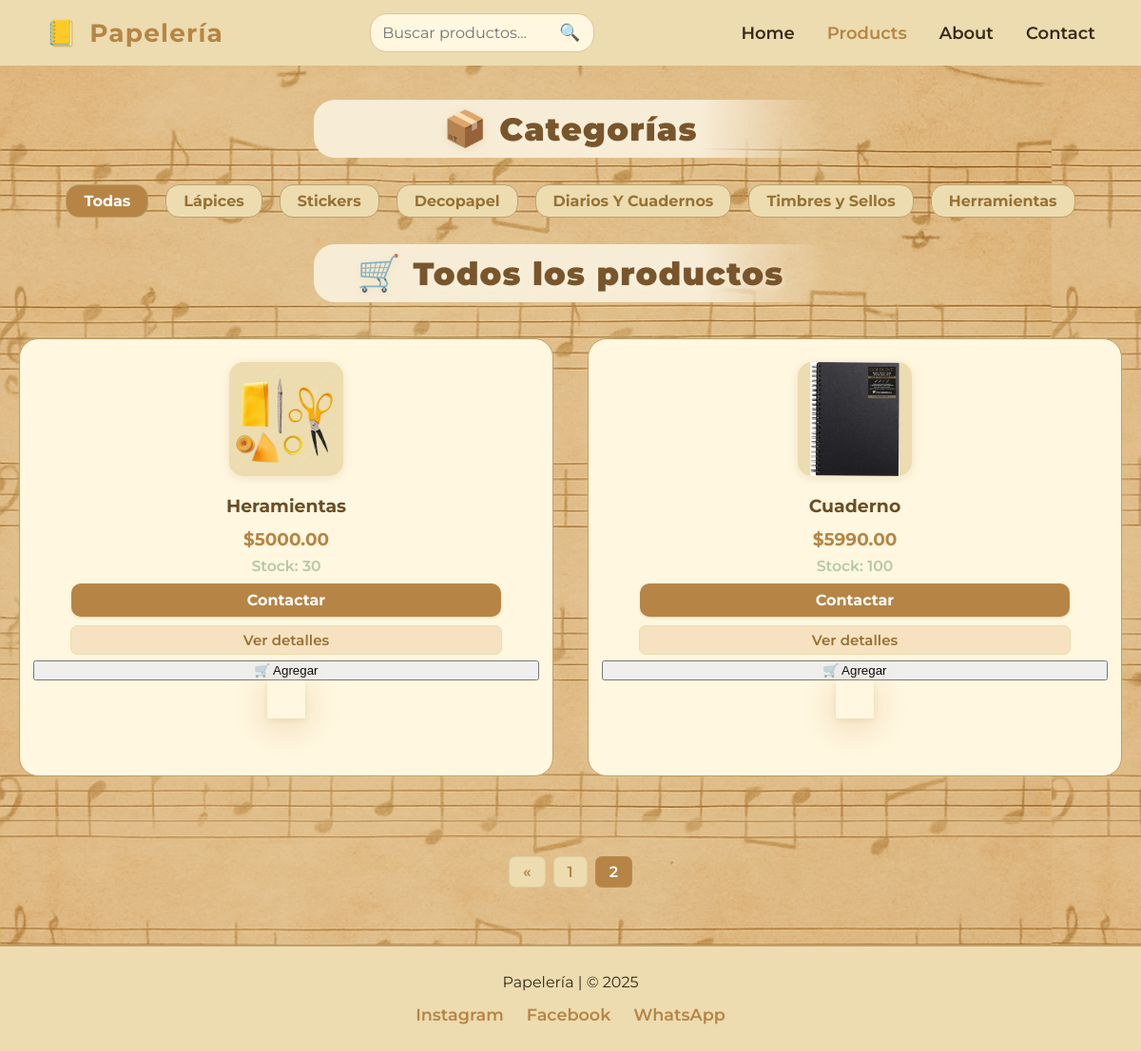
Page /productos/?page=2 on the committed database.
### Tienda/models.py (models this page shows, shortened)
class Categoria(models.Model):
    nombre = models.CharField(max_length=100)
    descripcion = models.TextField(blank=True, null=True)

class Producto(models.Model):
    nombre = models.CharField(max_length=200)
    descripcion = models.TextField()
    precio = models.DecimalField(max_digits=10, decimal_places=2)
    imagen = models.ImageField(upload_to='productos/')
    stock = models.PositiveIntegerField(default=0)
    categoria = models.ForeignKey(Categoria, on_delete=models.CASCADE)
    fecha_creacion = models.DateTimeField(auto_now_add=True)
    destacado = models.BooleanField(default=False, help_text="¿Mostrar este producto en la página principal?")

### Tienda/views.py (the view)
# urls.py: path('productos/', views.productos, name='productos'),
def productos(request):
    categorias = Categoria.objects.all()
    productos = Producto.objects.all()
    categoria_id = request.GET.get('categoria')
    buscar = request.GET.get('buscar')
    if categoria_id:
        productos = productos.filter(categoria_id=categoria_id)
    if buscar:
        productos = productos.filter(nombre__icontains=buscar)
    paginator = Paginator(productos, 8)  # 8 productos por página, ajustá si querés más/menos
    page_number = request.GET.get('page')
    productos_page = paginator.get_page(page_number)
    return render(request, 'Tienda/productos.html', {
        'categorias': categorias,
        'productos': productos_page,
    })

### Tienda/templates/Tienda/productos.html (shortened to what this page needs)
{% load static %}
<!DOCTYPE html>
<html lang="es">
<head>
    <link rel="stylesheet" href="{% static 'Tienda/css/productos.css' %}">
    <link rel="stylesheet" href="{% static 'Tienda/css/footer.css' %}">
</head>
<body>
<header class="main-header">
  <div class="header-container">
    <div class="logo-nombre">
      <span class="logo">📒</span>
      <span class="nombre-tienda">Papelería</span>
    </div>
    <form action="{% url 'productos' %}" method="get" class="search-form" id="searchForm">
      <input type="text" name="buscar" placeholder="Buscar productos..." value="{{ request.GET.buscar|default_if_none:'' }}">
      <button type="submit" class="search-btn">🔍</button>
    </form>
    <nav class="main-nav" id="mainNav">
        <ul>
            <li>
                <a href="{% url 'home' %}"
                class="{% if request.resolver_match.url_name == 'home' %}active{% endif %}">
                Home
                </a>
            </li>
            <li>
                <a href="{% url 'productos' %}"
                class="{% if request.resolver_match.url_name == 'productos' %}active{% endif %}">
                Products
                </a>
            </li>
            <li>
                <a href="#"
                class="{% if request.resolver_match.url_name == 'about' %}active{% endif %}">
                About
                </a>
            </li>
            <li>
                <a href="#"
                class="{% if request.resolver_match.url_name == 'contact' %}active{% endif %}">
                Contact
                </a>
            </li>
        </ul>
    </nav>
  </div>
</header>
<main>
    <div class="section-title">
        <span class="icon-title">📦</span>
        <h2>Categorías</h2>
    </div>
    <ul class="categorias-lista">
        <li>
            <a href="{% url 'productos' %}" {% if not request.GET.categoria %}class="selected"{% endif %}>Todas</a>
        </li>
        {% for categoria in categorias %}
            <li>
                <a href="{% url 'productos' %}?categoria={{ categoria.id }}"
                {% if request.GET.categoria|default:'' == categoria.id|stringformat:'s' %}class="selected"{% endif %}>
                    {{ categoria.nombre }}
                </a>
            </li>
        {% endfor %}
    </ul>
    <div class="section-title">
        <span class="icon-title">🛒</span>
        <h2>Todos los productos</h2>
    </div>
    <div class="products-grid">
        {% for producto in productos %}
            <div class="product-card {% if producto.stock == 0 %}out-stock{% endif %}">
                <a href="{% url 'detalle_producto' producto.id %}" class="img-link">
                    <img src="{{ producto.imagen.url }}" alt="{{ producto.nombre }}">
                </a>
                <div class="product-title">{{ producto.nombre }}</div>
                {% if producto.oferta %}
                  <div class="product-precio">
                    <span class="oferta">${{ producto.oferta }}</span>
                    <span class="precio-tachado">${{ producto.precio }}</span>
                  </div>
                {% else %}
                  <div class="product-precio">${{ producto.precio }}</div>
                {% endif %}
                <div class="stock-info {% if producto.stock == 0 %}sin-stock{% endif %}">
                  {% if producto.stock > 0 %}
                      Stock: {{ producto.stock }}
                  {% else %}
                      Sin stock
                  {% endif %}
                </div>
                <div class="product-actions">
                    <a class="btn-contact"
                       href="https://wa.me/56945657563?text=Hola%2C%20me%20interesa%20el%20producto%20{{ producto.nombre|urlencode }}"
                       target="_blank">
                       Contactar
                    </a>
                    <a class="btn-detalle" href="{% url 'detalle_producto' producto.id %}">
                        Ver detalles
                    </a>
                    <button class="btn-add-cart" data-id="{{ producto.id }}" data-nombre="{{ producto.nombre }}">
                        🛒 Agregar
                    </button>
                </div>
                <div class="products-grid">
                </div>
            </div>
        {% empty %}
            <p>No hay productos en esta categoría.</p>
        {% endfor %}
    </div>
    {% if productos.has_other_pages %}
        <div class="pagination">
            {% if productos.has_previous %}
                <a href="?{% if request.GET.categoria %}categoria={{ request.GET.categoria }}&{% endif %}{% if request.GET.buscar %}buscar={{ request.GET.buscar }}&{% endif %}page={{ productos.previous_page_number }}">&laquo;</a>
            {% endif %}
            {% for i in productos.paginator.page_range %}
                {% if productos.number == i %}
                    <span class="current">{{ i }}</span>
                {% else %}
                    <a href="?{% if request.GET.categoria %}categoria={{ request.GET.categoria }}&{% endif %}{% if request.GET.buscar %}buscar={{ request.GET.buscar }}&{% endif %}page={{ i }}">{{ i }}</a>
                {% endif %}
            {% endfor %}
        </div>
        {% endif %}
</main>
<footer class="footer">
    <div class="footer-container">
        <div>Papelería | &copy; 2025</div>
        <div class="footer-links">
            <a href="#">Instagram</a>
            <a href="#">Facebook</a>
            <a href="#">WhatsApp</a>
        </div>
    </div>
</footer>
</body>
</html>

### Tienda/static/Tienda/css/footer.css (style rules this page uses)
.footer { background: #ecdcb0; padding: 28px 0; text-align: center; border-top: 2px solid #bca16a; margin-top: 60px; }
.footer-container { max-width: 1200px; margin: 0 auto; display: flex; flex-direction: column; align-items: center; gap: 8px; }
.footer-links { display: flex; gap: 24px; margin-top: 6px; }
.footer-links a { color: #b68545; text-decoration: none; font-weight: 600; font-size: 1.1rem; transition: color 0.2s; }
.footer { flex-shrink: 0; width: 100vw; position: relative; left: 0; bottom: 0; }

### rows in the picture
Categoria: nombre "Lápices"
Categoria: nombre "Stickers"
Categoria: nombre "Decopapel"
Categoria: nombre "Diarios Y Cuadernos"
Categoria: nombre "Timbres y Sellos"
Categoria: nombre "Herramientas"
Producto: imagen (picture), nombre "Heramientas", precio "5000.00", stock "30"
Producto: imagen (picture), nombre "Cuaderno", precio "5990.00", stock "100"

### other values in the picture
{{ i }} "1"
{{ i }} "2"
